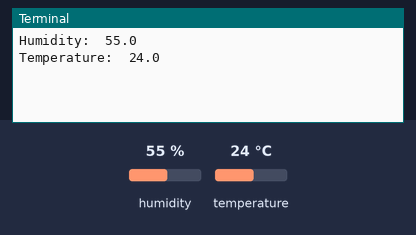
Recording of a program running on a simulated Raspberry Pi (BCM pin numbers). On the bench: the last lines printed to the terminal. Inputs (shaded band) come from the test bench; at power-on: humidity 55 %, temperature 24 °C.

Above: at 1.7 s.
1.8 s: humidity set to 22 %
At 4.6 s:
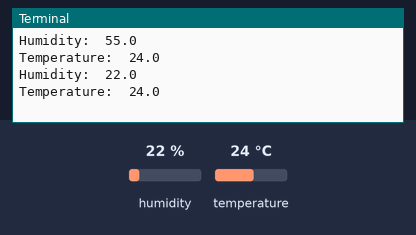
4.9 s: temperature set to 12 °C
At 6.5 s:
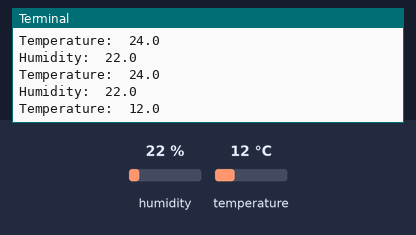
8.0 s: humidity set to 40 %
At 9.3 s:
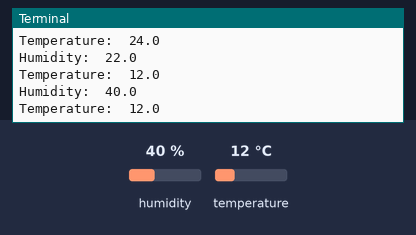
Timing chart, 0 to 11.0 s (numbered marks = the images above; inputs shaded):
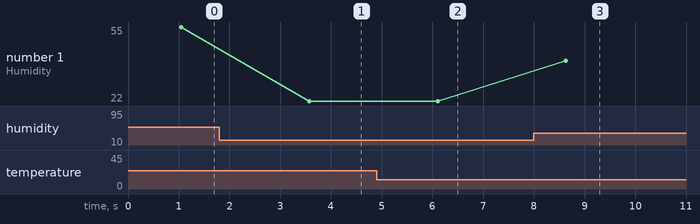

Measured:
- after the input at 1.8 s, the terminal: prints a new line after 1.8 s (image 1)
- after the input at 4.9 s, the terminal: prints a new line after 1.2 s (image 2)
- after the input at 8.0 s, the terminal: prints a new line after 0.63 s (image 3)
- plotted number 1: 55 → 22 after the input at 1.8 s, 22 → 40 after the input at 8.0 s

The program:

tempsensor.py
```python
import Adafruit_DHT
from time import sleep

dht = Adafruit_DHT.DHT11
pin=19
hum,temp = Adafruit_DHT.read_retry(dht,pin)
while True:
    try:
        hum,temp=Adafruit_DHT.read_retry(dht,pin)
        print("Humidity: ",hum)
        print("Temperature: ",temp)
    except:
        print("Interrupted...")
        break
    sleep(2)
```
